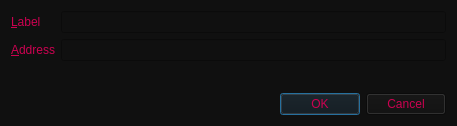
<?xml version="1.0" encoding="UTF-8"?>
<ui version="4.0">
 <class>EditAddressDialog</class>
 <widget class="QDialog" name="EditAddressDialog">
  <property name="geometry">
   <rect>
    <x>0</x>
    <y>0</y>
    <width>457</width>
    <height>126</height>
   </rect>
  </property>
  <property name="windowTitle">
   <string>Edit Address</string>
  </property>
  <property name="styleSheet">
   <string notr="true">color: rgb(204, 1, 80);
background-color: rgb(16, 16, 16);</string>
  </property>
  <layout class="QVBoxLayout" name="verticalLayout">
   <item>
    <layout class="QFormLayout" name="formLayout">
     <property name="fieldGrowthPolicy">
      <enum>QFormLayout::AllNonFixedFieldsGrow</enum>
     </property>
     <item row="0" column="0">
      <widget class="QLabel" name="label">
       <property name="text">
        <string>&amp;Label</string>
       </property>
       <property name="buddy">
        <cstring>labelEdit</cstring>
       </property>
      </widget>
     </item>
     <item row="0" column="1">
      <widget class="QLineEdit" name="labelEdit">
       <property name="toolTip">
        <string>The label associated with this address book entry</string>
       </property>
      </widget>
     </item>
     <item row="1" column="0">
      <widget class="QLabel" name="label_2">
       <property name="text">
        <string>&amp;Address</string>
       </property>
       <property name="buddy">
        <cstring>addressEdit</cstring>
       </property>
      </widget>
     </item>
     <item row="1" column="1">
      <widget class="QLineEdit" name="addressEdit">
       <property name="toolTip">
        <string>The address associated with this address book entry. This can only be modified for sending addresses.</string>
       </property>
      </widget>
     </item>
    </layout>
   </item>
   <item>
    <widget class="QDialogButtonBox" name="buttonBox">
     <property name="orientation">
      <enum>Qt::Horizontal</enum>
     </property>
     <property name="standardButtons">
      <set>QDialogButtonBox::Cancel|QDialogButtonBox::Ok</set>
     </property>
    </widget>
   </item>
  </layout>
 </widget>
 <resources/>
 <connections>
  <connection>
   <sender>buttonBox</sender>
   <signal>accepted()</signal>
   <receiver>EditAddressDialog</receiver>
   <slot>accept()</slot>
   <hints>
    <hint type="sourcelabel">
     <x>248</x>
     <y>254</y>
    </hint>
    <hint type="destinationlabel">
     <x>157</x>
     <y>274</y>
    </hint>
   </hints>
  </connection>
  <connection>
   <sender>buttonBox</sender>
   <signal>rejected()</signal>
   <receiver>EditAddressDialog</receiver>
   <slot>reject()</slot>
   <hints>
    <hint type="sourcelabel">
     <x>316</x>
     <y>260</y>
    </hint>
    <hint type="destinationlabel">
     <x>286</x>
     <y>274</y>
    </hint>
   </hints>
  </connection>
 </connections>
</ui>
